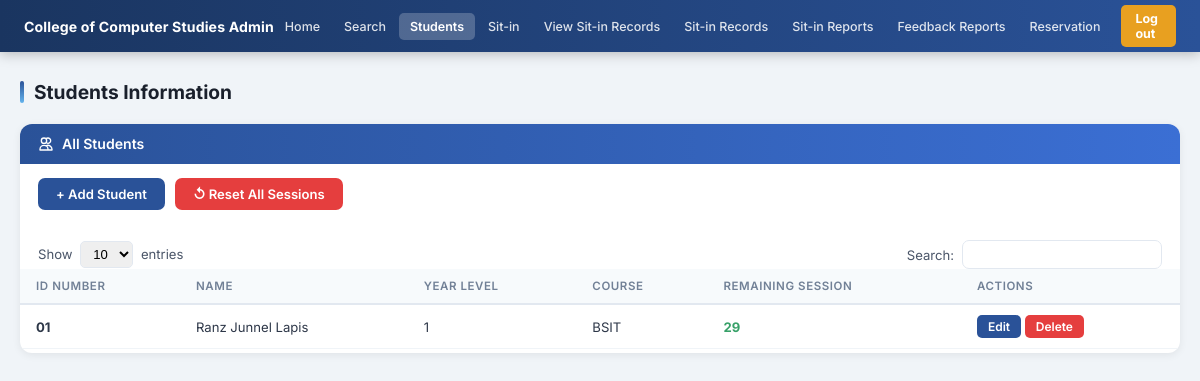
Page /admin/students (signed in) on the earlier database version.
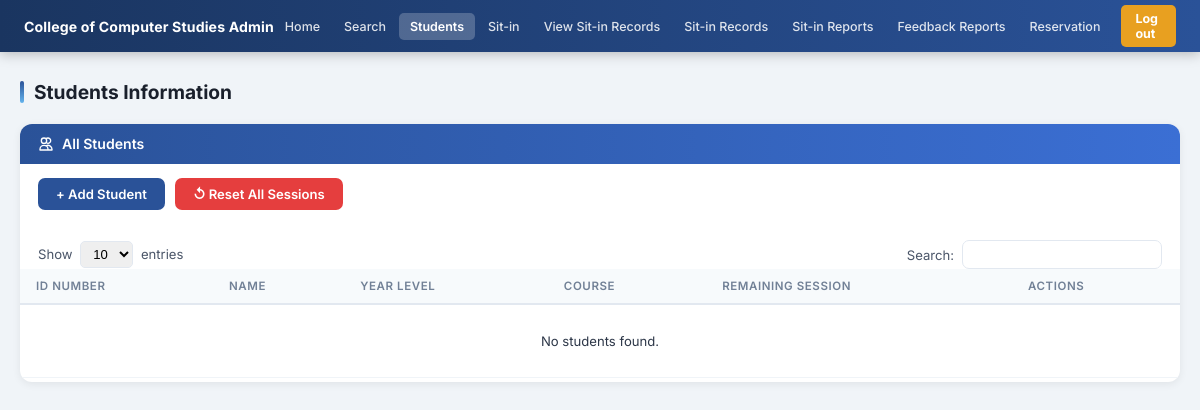
Same page on the later database version.
### tables this page shows
CREATE TABLE students (
            id             INTEGER PRIMARY KEY AUTOINCREMENT,
            idno           VARCHAR(20)  UNIQUE NOT NULL,
            lastname       VARCHAR(50)  NOT NULL,
            firstname      VARCHAR(50)  NOT NULL,
            middlename     VARCHAR(50),
            course         VARCHAR(20)  NOT NULL,
            level          VARCHAR(5)   NOT NULL,
            email          VARCHAR(100) UNIQUE NOT NULL,
            address        TEXT,
            password       VARCHAR(255) NOT NULL,
            image_filename VARCHAR(255),
            remaining_session INTEGER DEFAULT 30,
            created_at     TIMESTAMP DEFAULT CURRENT_TIMESTAMP
        );

### app.py (the view)
@app.route('/admin/students')
def students_list():
    r = admin_required()
    if r: return r
    students = get_all_students()
    return render_template('students_list.html', students=students)

### app.py (called while the page is built)
def is_logged_in():
    return 'student_id' in session

def is_admin():
    return session.get('role') == 'admin'

def admin_required():
    if not is_logged_in() or not is_admin():
        flash('Admin access required.', 'error')
        return redirect(url_for('login'))

### dbhelper.py (called while the page is built)
def connect():
    base_path = os.path.dirname(os.path.abspath(__file__))
    db_path   = os.path.join(base_path, "sysarch.db")
    conn      = sqlite3.connect(db_path)
    conn.row_factory = sqlite3.Row
    return conn

def get_all_students():
    conn = connect()
    cur  = conn.cursor()
    cur.execute("SELECT * FROM students ORDER BY idno ASC")
    rows = cur.fetchall()
    conn.close()
    return rows

### templates/students_list.html (shortened to what this page needs)
<!DOCTYPE html>
<html lang="en">
<head>
  <link rel="stylesheet" href="{{ url_for('static', filename='css/admin.css') }}">
</head>
<body>
{% from 'macros.html' import admin_nav %}
{{ admin_nav('students') }}
<div class="admin-page">
  <div class="page-heading">Students Information</div>
  <div class="card">
    <div class="card-header">
      <svg width="16" height="16" fill="none" viewBox="0 0 24 24" stroke="currentColor"><path stroke-linecap="round" stroke-linejoin="round" stroke-width="2" d="M12 4.354a4 4 0 110 5.292M15 21H3v-1a6 6 0 0112 0v1zm0 0h6v-1a6 6 0 00-9-5.197M13 7a4 4 0 11-8 0 4 4 0 018 0z"/></svg>
      All Students
    </div>
    <div style="padding:14px 18px 0;">
      <div class="action-bar">
        <button class="btn btn-primary" onclick="document.getElementById('addModal').style.display='flex'">+ Add Student</button>
        <a href="{{ url_for('reset_sessions') }}" class="btn btn-danger"
           onclick="return confirm('Reset ALL student sessions to 30?')">↺ Reset All Sessions</a>
      </div>
    </div>
    <div class="table-toolbar">
      <div class="entries-select">Show <select><option>10</option><option>25</option><option>50</option></select> entries</div>
      <div style="display:flex;align-items:center;gap:8px;font-size:0.82rem;color:#4a5568;">
        Search: <input type="text" id="tableSearch" oninput="searchTable(this.value)" class="table-search-input"/>
      </div>
    </div>
    <div class="table-wrap">
      <table class="data-table" id="studentsTable">
        <thead>
          <tr><th>ID Number</th><th>Name</th><th>Year Level</th><th>Course</th><th>Remaining Session</th><th>Actions</th></tr>
        </thead>
        <tbody>
          {% for s in students %}
          <tr>
            <td><strong>{{ s.idno }}</strong></td>
            <td>{{ s.firstname }} {{ s.lastname }}</td>
            <td>{{ s.level }}</td>
            <td>{{ s.course }}</td>
            <td>
              {% set sess = s.remaining_session if s.remaining_session is not none else 30 %}
              <span style="font-weight:700;color:{% if sess <= 5 %}#e53e3e{% elif sess <= 15 %}#d69e2e{% else %}#38a169{% endif %}">{{ sess }}</span>
            </td>
            <td>
              <button class="btn btn-sm btn-primary"
                onclick="openEdit('{{ s.idno }}','{{ s.lastname }}','{{ s.firstname }}','{{ s.course }}','{{ s.level }}','{{ s.email }}','{{ s.remaining_session if s.remaining_session is not none else 30 }}')">Edit</button>
              <a href="{{ url_for('delete_student', idno=s.idno) }}"
                 class="btn btn-sm btn-danger"
                 onclick="return confirm('Delete student {{ s.firstname }} {{ s.lastname }}?')">Delete</a>
            </td>
          </tr>
          {% else %}
          <tr><td colspan="6" class="no-data-cell">No students found.</td></tr>
          {% endfor %}
        </tbody>
      </table>
    </div>
  </div>
</div>
</body>
</html>

Differences in the rows shown:
removed students: idno "01", firstname "Ranz Junnel", lastname "Lapis", level "1", course "BSIT", remaining_session "29"
Other differences:
text now shown: "No students found."
